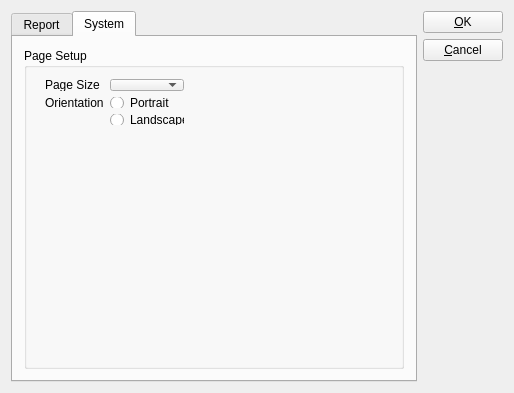
<?xml version="1.0" encoding="UTF-8"?>
<ui version="4.0">
 <comment> * OpenRPT report writer and rendering engine
 * Copyright (C) 2001-2019 by OpenMFG, LLC
 *
 * This library is free software; you can redistribute it and/or
 * modify it under the terms of the GNU Lesser General Public
 * License as published by the Free Software Foundation; either
 * version 2.1 of the License, or (at your option) any later version.
 *
 * This library is distributed in the hope that it will be useful,
 * but WITHOUT ANY WARRANTY; without even the implied warranty of
 * MERCHANTABILITY or FITNESS FOR A PARTICULAR PURPOSE. See the GNU
 * Lesser General Public License for more details.
 *
 * You should have received a copy of the GNU Lesser General Public
 * License along with this library; if not, write to the Free Software
 * Foundation, Inc., 59 Temple Place, Suite 330, Boston, MA 02111-1307 USA
 * Please contact info@openmfg.com with any questions on this license.</comment>
 <class>EditPreferences</class>
 <widget class="QDialog" name="EditPreferences">
  <property name="geometry">
   <rect>
    <x>0</x>
    <y>0</y>
    <width>514</width>
    <height>370</height>
   </rect>
  </property>
  <property name="sizePolicy">
   <sizepolicy hsizetype="Preferred" vsizetype="MinimumExpanding">
    <horstretch>0</horstretch>
    <verstretch>0</verstretch>
   </sizepolicy>
  </property>
  <property name="windowTitle">
   <string>Preferences</string>
  </property>
  <layout class="QHBoxLayout">
   <item>
    <widget class="QTabWidget" name="_tab">
     <property name="sizePolicy">
      <sizepolicy hsizetype="Expanding" vsizetype="Expanding">
       <horstretch>100</horstretch>
       <verstretch>100</verstretch>
      </sizepolicy>
     </property>
     <property name="tabShape">
      <enum>QTabWidget::Rounded</enum>
     </property>
     <property name="currentIndex">
      <number>1</number>
     </property>
     <property name="documentMode">
      <bool>false</bool>
     </property>
     <property name="tabsClosable">
      <bool>false</bool>
     </property>
     <property name="movable">
      <bool>false</bool>
     </property>
     <widget class="QWidget" name="_reportTab">
      <attribute name="title">
       <string>Report</string>
      </attribute>
      <layout class="QGridLayout" name="gridLayout">
       <item row="0" column="0">
        <layout class="QVBoxLayout">
         <item>
          <layout class="QHBoxLayout">
           <item>
            <widget class="QLabel" name="label">
             <property name="text">
              <string>Language :</string>
             </property>
             <property name="alignment">
              <set>Qt::AlignRight|Qt::AlignTrailing|Qt::AlignVCenter</set>
             </property>
             <property name="buddy">
              <cstring>_cbLanguage</cstring>
             </property>
            </widget>
           </item>
           <item>
            <widget class="QComboBox" name="_cbLanguage"/>
           </item>
           <item>
            <spacer name="horizontalSpacer">
             <property name="orientation">
              <enum>Qt::Horizontal</enum>
             </property>
             <property name="sizeHint" stdset="0">
              <size>
               <width>40</width>
               <height>20</height>
              </size>
             </property>
            </spacer>
           </item>
          </layout>
         </item>
         <item>
          <widget class="QGroupBox" name="_bgDefaultFont">
           <property name="title">
            <string>Default Font</string>
           </property>
           <layout class="QHBoxLayout">
            <property name="spacing">
             <number>6</number>
            </property>
            <property name="leftMargin">
             <number>11</number>
            </property>
            <property name="topMargin">
             <number>11</number>
            </property>
            <property name="rightMargin">
             <number>11</number>
            </property>
            <property name="bottomMargin">
             <number>11</number>
            </property>
            <item>
             <widget class="QLineEdit" name="_leDefaultFont">
              <property name="frame">
               <bool>true</bool>
              </property>
              <property name="readOnly">
               <bool>true</bool>
              </property>
             </widget>
            </item>
            <item>
             <widget class="QPushButton" name="_btnChangeFont">
              <property name="text">
               <string>&amp;Font...</string>
              </property>
             </widget>
            </item>
           </layout>
          </widget>
         </item>
         <item>
          <widget class="QGroupBox" name="_gbGridOptions">
           <property name="title">
            <string>Grid Options</string>
           </property>
           <layout class="QVBoxLayout">
            <property name="spacing">
             <number>6</number>
            </property>
            <property name="leftMargin">
             <number>11</number>
            </property>
            <property name="topMargin">
             <number>11</number>
            </property>
            <property name="rightMargin">
             <number>11</number>
            </property>
            <property name="bottomMargin">
             <number>11</number>
            </property>
            <item>
             <widget class="QCheckBox" name="_cbShowGrid">
              <property name="text">
               <string>Show grid</string>
              </property>
             </widget>
            </item>
            <item>
             <widget class="QCheckBox" name="_cbSnapGrid">
              <property name="text">
               <string>Snap to grid</string>
              </property>
             </widget>
            </item>
            <item>
             <widget class="QGroupBox" name="_gbGridSize">
              <property name="sizePolicy">
               <sizepolicy hsizetype="Preferred" vsizetype="MinimumExpanding">
                <horstretch>0</horstretch>
                <verstretch>0</verstretch>
               </sizepolicy>
              </property>
              <property name="title">
               <string>Grid Size Interval</string>
              </property>
              <layout class="QGridLayout">
               <property name="leftMargin">
                <number>11</number>
               </property>
               <property name="topMargin">
                <number>11</number>
               </property>
               <property name="rightMargin">
                <number>11</number>
               </property>
               <property name="bottomMargin">
                <number>11</number>
               </property>
               <property name="spacing">
                <number>6</number>
               </property>
               <item row="2" column="0">
                <spacer>
                 <property name="orientation">
                  <enum>Qt::Horizontal</enum>
                 </property>
                 <property name="sizeType">
                  <enum>QSizePolicy::MinimumExpanding</enum>
                 </property>
                 <property name="sizeHint" stdset="0">
                  <size>
                   <width>40</width>
                   <height>20</height>
                  </size>
                 </property>
                </spacer>
               </item>
               <item row="2" column="1">
                <widget class="QCheckBox" name="_cbGridSymetrical">
                 <property name="text">
                  <string>Symetrical values</string>
                 </property>
                </widget>
               </item>
               <item row="1" column="0">
                <widget class="QLabel" name="_lblGridSizeY">
                 <property name="text">
                  <string>Y Interval:</string>
                 </property>
                 <property name="alignment">
                  <set>Qt::AlignRight|Qt::AlignTrailing|Qt::AlignVCenter</set>
                 </property>
                 <property name="buddy">
                  <cstring>_leGridSizeY</cstring>
                 </property>
                </widget>
               </item>
               <item row="0" column="1">
                <widget class="QLineEdit" name="_leGridSizeX"/>
               </item>
               <item row="1" column="1">
                <widget class="QLineEdit" name="_leGridSizeY"/>
               </item>
               <item row="0" column="0">
                <widget class="QLabel" name="_lblGridSizeX">
                 <property name="text">
                  <string>X Interval:</string>
                 </property>
                 <property name="alignment">
                  <set>Qt::AlignRight|Qt::AlignTrailing|Qt::AlignVCenter</set>
                 </property>
                 <property name="buddy">
                  <cstring>_leGridSizeX</cstring>
                 </property>
                </widget>
               </item>
              </layout>
             </widget>
            </item>
           </layout>
          </widget>
         </item>
        </layout>
       </item>
      </layout>
     </widget>
     <widget class="QWidget" name="_systemTab">
      <attribute name="title">
       <string>System</string>
      </attribute>
      <layout class="QGridLayout" name="gridLayout_2">
       <item row="0" column="0">
        <layout class="QVBoxLayout" name="verticalLayout">
         <item>
          <widget class="QGroupBox" name="_gbPageSetup">
           <property name="title">
            <string>Page Setup</string>
           </property>
           <widget class="QWidget" name="horizontalLayoutWidget">
            <property name="geometry">
             <rect>
              <x>10</x>
              <y>20</y>
              <width>161</width>
              <height>68</height>
             </rect>
            </property>
            <layout class="QGridLayout" name="gridLayout_3">
             <item row="1" column="1">
              <widget class="QRadioButton" name="_rbPortrait">
               <property name="text">
                <string>Portrait</string>
               </property>
              </widget>
             </item>
             <item row="0" column="1">
              <widget class="QComboBox" name="_cbPageSize"/>
             </item>
             <item row="0" column="0">
              <widget class="QLabel" name="_lbSize">
               <property name="text">
                <string>Page Size</string>
               </property>
              </widget>
             </item>
             <item row="1" column="0">
              <widget class="QLabel" name="_lbOrientation">
               <property name="text">
                <string>Orientation</string>
               </property>
              </widget>
             </item>
             <item row="2" column="1">
              <widget class="QRadioButton" name="_rbLandscape">
               <property name="text">
                <string>Landscape</string>
               </property>
               <property name="checkable">
                <bool>true</bool>
               </property>
               <property name="checked">
                <bool>false</bool>
               </property>
              </widget>
             </item>
            </layout>
           </widget>
          </widget>
         </item>
        </layout>
       </item>
      </layout>
     </widget>
    </widget>
   </item>
   <item>
    <layout class="QVBoxLayout">
     <property name="spacing">
      <number>6</number>
     </property>
     <property name="leftMargin">
      <number>0</number>
     </property>
     <property name="topMargin">
      <number>0</number>
     </property>
     <property name="rightMargin">
      <number>0</number>
     </property>
     <property name="bottomMargin">
      <number>0</number>
     </property>
     <item>
      <widget class="QPushButton" name="_btnOk">
       <property name="text">
        <string>&amp;OK</string>
       </property>
      </widget>
     </item>
     <item>
      <widget class="QPushButton" name="_btnCancel">
       <property name="text">
        <string>&amp;Cancel</string>
       </property>
      </widget>
     </item>
     <item>
      <spacer>
       <property name="orientation">
        <enum>Qt::Vertical</enum>
       </property>
       <property name="sizeType">
        <enum>QSizePolicy::Expanding</enum>
       </property>
       <property name="sizeHint" stdset="0">
        <size>
         <width>20</width>
         <height>40</height>
        </size>
       </property>
      </spacer>
     </item>
    </layout>
   </item>
  </layout>
 </widget>
 <layoutdefault spacing="6" margin="11"/>
 <resources/>
 <connections>
  <connection>
   <sender>_btnCancel</sender>
   <signal>clicked()</signal>
   <receiver>EditPreferences</receiver>
   <slot>reject()</slot>
   <hints>
    <hint type="sourcelabel">
     <x>20</x>
     <y>20</y>
    </hint>
    <hint type="destinationlabel">
     <x>20</x>
     <y>20</y>
    </hint>
   </hints>
  </connection>
  <connection>
   <sender>_btnOk</sender>
   <signal>clicked()</signal>
   <receiver>EditPreferences</receiver>
   <slot>accept()</slot>
   <hints>
    <hint type="sourcelabel">
     <x>20</x>
     <y>20</y>
    </hint>
    <hint type="destinationlabel">
     <x>20</x>
     <y>20</y>
    </hint>
   </hints>
  </connection>
  <connection>
   <sender>_cbGridSymetrical</sender>
   <signal>toggled(bool)</signal>
   <receiver>_lblGridSizeY</receiver>
   <slot>setDisabled(bool)</slot>
   <hints>
    <hint type="sourcelabel">
     <x>20</x>
     <y>20</y>
    </hint>
    <hint type="destinationlabel">
     <x>20</x>
     <y>20</y>
    </hint>
   </hints>
  </connection>
  <connection>
   <sender>_cbGridSymetrical</sender>
   <signal>toggled(bool)</signal>
   <receiver>_leGridSizeY</receiver>
   <slot>setDisabled(bool)</slot>
   <hints>
    <hint type="sourcelabel">
     <x>20</x>
     <y>20</y>
    </hint>
    <hint type="destinationlabel">
     <x>20</x>
     <y>20</y>
    </hint>
   </hints>
  </connection>
 </connections>
</ui>
